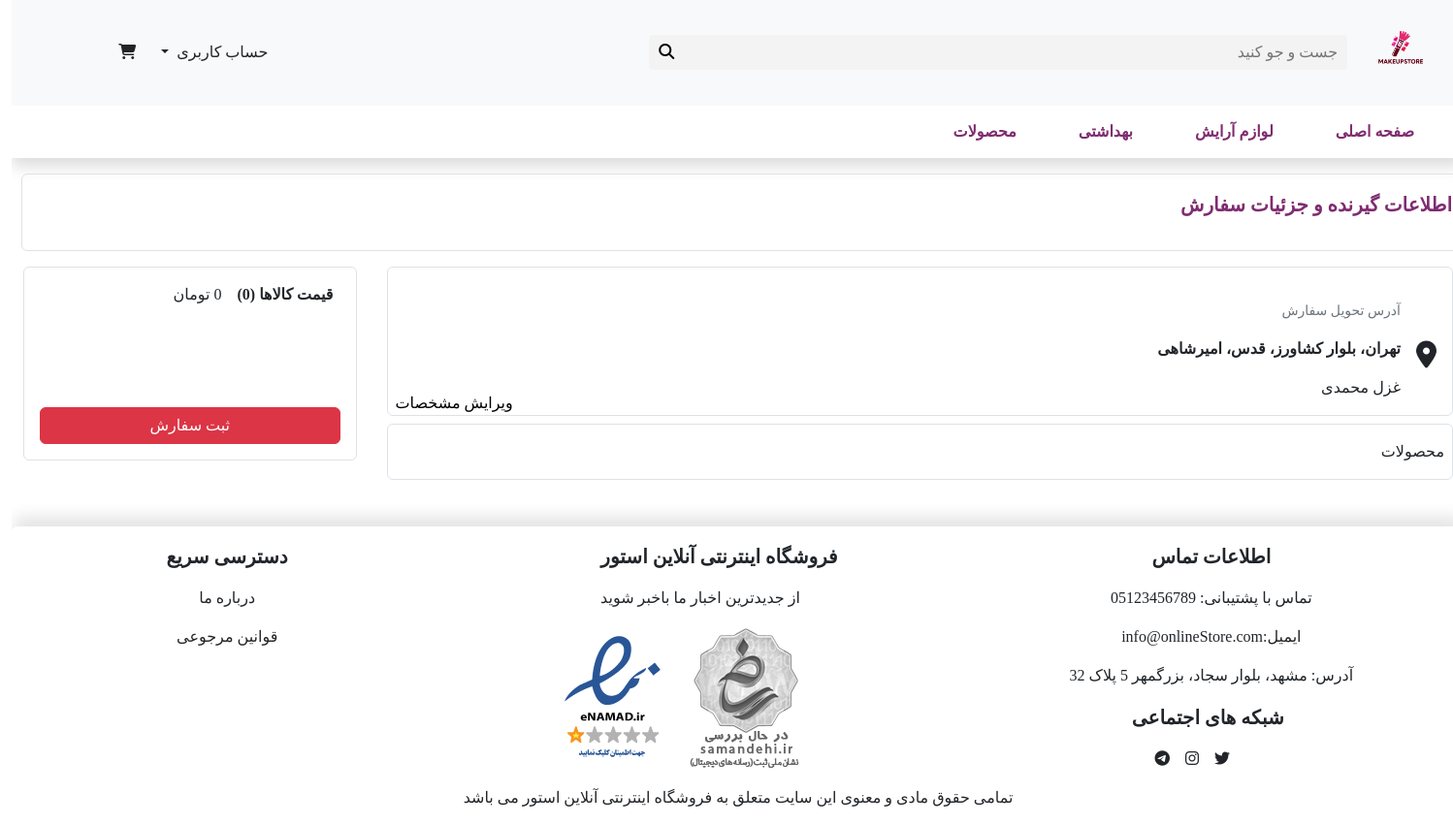
/order/order/ (signed in), run on the app's committed database.
### products/models.py (models this page shows, shortened)
class FirstCategory(BaseModel):
    name = models.CharField(max_length=255)
    slug = models.SlugField(unique=True, allow_unicode=True)

### accounts/models.py (models this page shows, shortened)
class Address(BaseModel):
    user = models.ForeignKey('User', models.CASCADE, 'user_address')
    neighbourhood = models.CharField(max_length=255)
    state = models.CharField(max_length=255)
    formatted_address = models.TextField()
    plaqe = models.CharField(max_length=255)
    floor = models.CharField(max_length=255)
    postal_code = models.CharField(max_length=10)

class User(AbstractBaseUser):
    phone_number = models.CharField(max_length=12, unique=True)
    first_name = models.CharField(max_length=255, null=True, blank=True)
    last_name = models.CharField(max_length=255, null=True, blank=True)
    email = models.EmailField(null=True,blank=True)
    is_active = models.BooleanField(default=True)
    birthday = models.CharField(max_length=10,null=True)
    is_admin = models.BooleanField(default=False)
    USERNAME_FIELD = 'phone_number'
    REQUIRED_FIELDS = ['first_name', 'last_name']
    object = UserManager()
    @property
    def full_name(self):
        if self.first_name and self.last_name:
            return f'{self.first_name} {self.last_name}'
        return 'کاربر عزیز'

### order/views.py (the view, shortened to what this page needs)
# urls.py: path('order/', views.ShoppingView.as_view(), name='Shopping'),
class ShoppingView(LoginRequiredMixin,View):
    template_name = 'order/order.html'
    form_class = ReceiverForm
    def get(self, request):
        ctx = {
            'cart': Cart(request),
            'Variant': VariantCart(request),
            'user_address': Address.objects.filter(user=request.user).first(),
            'form': self.form_class(instance=request.user)
        }
        return render(request, self.template_name, ctx)

### order/forms.py (shortened to what this page needs)
class ReceiverForm(forms.ModelForm):
    class Meta:
        model = User
        fields = ('phone_number', 'first_name', 'last_name')
        widgets = {
            'phone_number': forms.TextInput(attrs={'class': 'form-control'}),
            'last_name': forms.TextInput(attrs={'class': 'form-control'}),
            'first_name': forms.TextInput(attrs={'class': 'form-control'})
        }
        labels = {
            'phone_number': 'شماره تلفن',
            'last_name': 'نام خانوادگی',
            'first_name': 'نام'
        }

### cart/cart.py (called while the page is built)
    @property
    def get_total_price(self):
        return sum(
            i['quantity'] * int(i['after_dis']) if i.get('after_dis') else i['quantity'] * int(i['price'])
            for i in self.cart.values())

    @property
    def get_total_profit(self):
        return sum(
            (int(i['price']) - int(i['profit'])) * int(i['quantity'])
            for i in self.cart.values()
            if 'profit' in i and i['profit'] and i['profit'] != 'False'
        )

    def __len__(self):
        return sum(
            1 for i in self.cart.values()
        )

    @property
    def get_total_price(self):
        return sum(
            i['quantity'] * int(i['after_dis']) if i.get('after_dis') else i['quantity'] * int(i['price'])
            for i in self.variant_cart.values())

    @property
    def get_total_profit(self):
        return sum(
            (int(i['price']) - int(i['profit'])) * int(i['quantity'])
            for i in self.variant_cart.values()
            if 'profit' in i and i['profit'] and i['profit'] != 'False'
        )

    def __len__(self):
        return sum(
            1 for i in self.variant_cart.values()
        )

### cart/contextProcessor.py (called while the page is built)
def cartContext(request):
    return {
        'cart': Cart(request),
        'variant':VariantCart(request),
        'len_cart': Cart(request).__len__(),
        'len_variant':VariantCart(request).__len__(),
    }

### home/templatetags/filter_tag.py (called while the page is built)
@register.filter
def urlCheck(value, arg):
    return value.startswith(arg)

### products/contextProcessor.py (called while the page is built)
def category(request):
    return {
        'FirstCategory':FirstCategory.objects.all(),
        'seen_product':SeenProduct.objects.filter(user=request.user) if request.user.is_authenticated else None
    }

### order/templates/order/order.html (shortened to what this page needs)
{% extends '_base.html' %}
{% load humanize %}
{% block content %}
    <div class="container-fluid  ">
        <div class="row border  rounded" style="width: 93rem;">
            <div class="col-5">
                <p class="text-dark-purple fw-bold fs-5 py-3">اطلاعات گیرنده و جزئیات سفارش</p>
            </div>
        </div>
        <div style="" class="row mt-3 d-flex justify-content-between ">
            <div class="col-9">
                <div class="border pt-3 px-2 gap-3 rounded d-flex flex-row align-items-end justify-content-between">
                    <div class="pt-3 px-2 gap-3 rounded d-flex flex-row align-items-center ">
                        <div>
                            <i class="fa-solid fa-location-dot fs-3"></i>
                        </div>
                        <div>
                            <small class="text-secondary">آدرس تحویل سفارش</small>
                            <div class="mt-3">
                                <p class="fw-bold">{% if address_user %}{{ address_user.formatted_address }}{% else %}
                                    {{ user_address.formatted_address }}{% endif %}</p>
                                <p>{% if receiver %}{{ receiver.receiver_fname }} {{ receiver.receiver_lname }}{% else %}
                                    {{ request.user.full_name }}{% endif %}</p>
                            </div>
                        </div>
                    </div>
                    <div>
                        <button type="button" class="btn-pay" data-bs-toggle="modal"
                                data-bs-target="#exampleModal">
                            ویرایش مشخصات
                        </button>
                    </div>
                </div>
                <div class="border mt-2 pt-3 px-2 gap-3 rounded ">
                    <p>محصولات </p>
                </div>
            </div>
            <div class="col-3">
                <div class="border rounded p-3 d-flex flex-column justify-content-between gap-3" style="height: 200px">
                    <div class="d-flex flex-column gap-3">
                        <div class="d-flex align-items-center gap-3">
                            <p class="fw-bold">قیمت کالاها ({{ len_cart | add:len_variant }})</p>
                            <p>{{ cart.get_total_price |add:variant.get_total_price | intcomma }} تومان </p>
                        </div>
                    </div>
                    <form method="post" novalidate action="{% url 'order:SendOrder' %}">
                        <button  type="submit" style="text-decoration: none" href="" class="col-12 btn btn-danger">ثبت
                            سفارش
                        </button>
                    </form>
                </div>
            </div>
        </div>
    </div>
{% endblock %}

### templates/incs/navbar.html (shortened to what this page needs)
{% load humanize %}
{% load filter_tag %}
<header class="shadow bg-light ">
    <section style="">
        <div class="row m-0 d-flex align-items-center justify-content-center">
            <div class="col-9 d-flex align-items-center justify-content-start">
                <h1 class="logo m-4">logo</h1>
                <form method="get" novalidate action="{% url 'products:products' %}">
                    <div class="search-box d-flex align-items-center justify-content-center">
                        <input type="text" name="search" placeholder="جست و جو کنید">
                        <button type="submit">
                            <i class=" fa fa-search" aria-hidden="true"></i>
                        </button>
                    </div>
                </form>
            </div>
            <div class="col-3 d-flex align-items-center justify-content-center">
                {% if user.is_authenticated %}
                    <div class="dropdown text-dark-purple">
                        <button class="btn  dropdown-toggle" type="button" data-bs-toggle="dropdown"
                                aria-expanded="false">
                            حساب کاربری
                        </button>
                    </div>
                {% else %}
                    <a href="{% url 'accounts:Register' %}" class="btn text-dark-purple">
                        <i class="fa-solid fa-cart-shopping text-dark-purple">
                        </i>
                        <span>ثبت نام | ورود</span>
                    </a>
                {% endif %}
                <div class="cart-container">
                    <a href="{% url 'cart:cartShow' %}" class="btn text-dark-purple">
                        <i id="cart" class="fa-solid text-dark fa-cart-shopping text-dark-purple"></i>
                    </a>
            </div>
        </div>
    </section>
    <nav>
        <ul>
            <li><a href="{% url 'Home:home' %}">صفحه اصلی</a></li>
            {% for cat1 in FirstCategory %}
                <li><a href="{% url 'products:products' cat1.id cat1.slug %}">{{ cat1.name }}</a>
                </li>
                </ul>
            {% endfor %}
        <li><a href="{% url 'products:products' %}">محصولات </a></li>
    </nav>
</header>

### static/css/style.css (style rules this page uses)
* { padding: 0; margin: 0; direction: rtl; font-family: 'Vazir'; }
body { overflow-x: hidden; }
nav ul { background: #ffffff; padding: 0 20px; list-style: none; position: relative; }
nav ul:after { content: ""; clear: both; display: block; }
nav ul li { float: right; position: relative; font-weight: bold; box-sizing: border-box; }
nav ul li a { display: block; padding: 15px 32px; color: #7f2c70; text-decoration: none; }
.search-box { width: 45rem; background-color: #f3f3f3; border-radius: 4px; padding: 6px 10px; }
.search-box > input { outline: none; border: none; width: 100%; background-color: #f3f3f3; }
.search-box button { border: 0; outline: 0; background-color: transparent; }
.logo { font-size: 0; background-size: contain; width: 3.80rem; height: 3.80rem; background-repeat: no-repeat; background-position: center center; background-image: url("../../media/extra/Screenshot__259_-removebg-preview.png"); }
.text-dark-purple { color: #7f2c70; }
#cart { position: relative; text-decoration: none; color: blue; font-weight: bold; }
.btn-pay { border: 0; outline: none; background-color: transparent; }
a { text-decoration: none; color: black; }
.flex-column { margin-right: 7px; text-align: right; }

### templates/incs/footer.html (style rules this page uses)
ul { list-style: none; }

### data on the page
FirstCategory: name "لوازم آرایش"
FirstCategory: name "بهداشتی"
Address: formatted_address "تهران، بلوار کشاورز، قدس، امیرشاهی"
User: user.full_name "غزل محمدی"

### other printed values
{{ len_cart | add:len_variant }} "0"
{{ cart.get_total_price |add:variant.get_total_price | intcomma }} "0"
